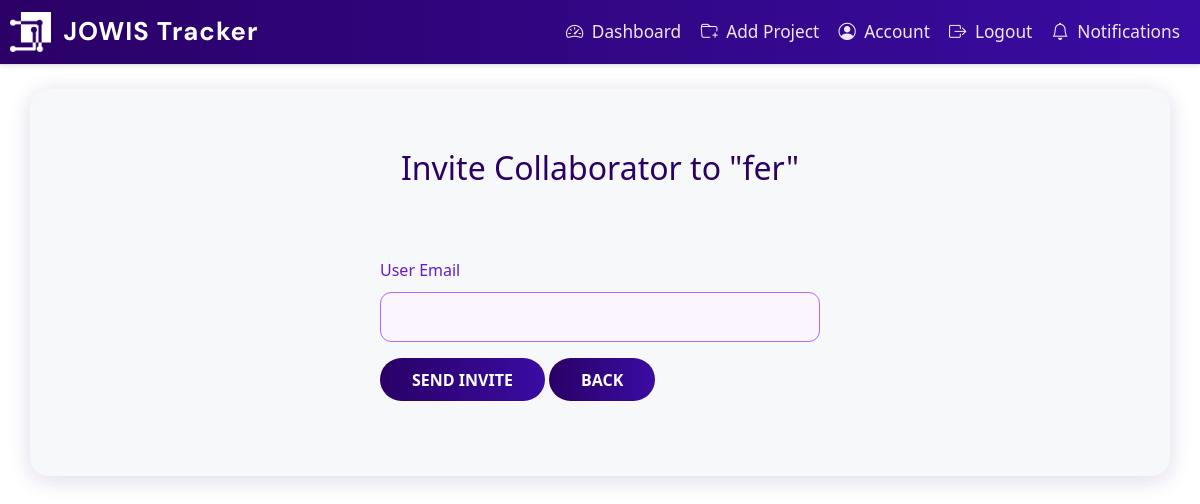
/project/5/invite (signed in), run on an earlier commit of the app's database.
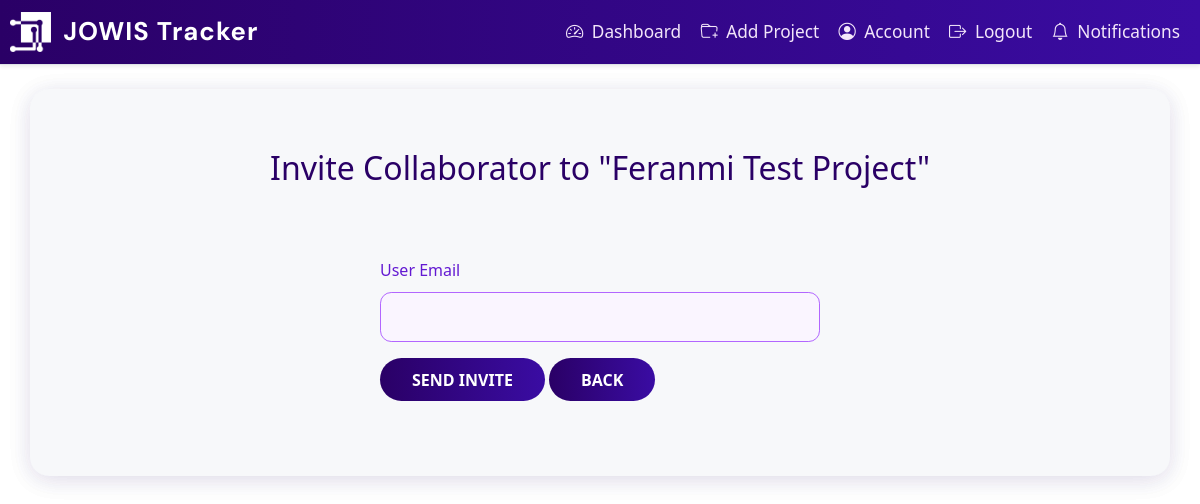
And on a later commit of the database.
### app/dbmodels.py (models this page shows, shortened)
class Project(db.Model):
    id = db.Column(db.Integer, primary_key=True)
    title = db.Column(db.String(150), nullable=False)
    description = db.Column(db.Text, nullable=False)
    tasks = db.relationship("Task", backref="project", cascade="all, delete-orphan", passive_deletes=True)
    milestones = db.relationship("Milestone", backref="project", cascade="all, delete-orphan", passive_deletes=True)
    deadline = db.Column(db.DateTime, nullable=False, default = datetime.now(timezone.utc)) # default to current time in UTC
    status = db.Column(db.String(20), nullable=False, default="Pending")
    comment = db.Column(db.Text, nullable=True)
    users = db.relationship(
        'User',
        secondary=project_users,
        back_populates='projects'
    )

### app/routes.py (the view, shortened to what this page needs)
@main.route('/project/<int:project_id>/invite', methods=['GET', 'POST'])
@login_required
def invite_user(project_id):
    project = Project.query.get_or_404(project_id)
    return render_template('invite_user.html', project=project)

### app/__init__.py (called while the page is built)
def create_app():
    app= Flask(__name__)
    app.config.from_object("config.Config") # load app config from config.py
    db.init_app(app)
    migrate.init_app(app, db)
    login_manager.init_app(app)
    mail.init_app(app)
    scheduler.init_app(app)
    scheduler.start()
    from . import jobs  # <-- Import jobs to register them
    from .admin import init_admin
    init_admin(app)
    login_manager.login_view = "main.login"
    login_manager.login_message_category ="info"
    from .dbmodels import User
    @login_manager.user_loader
    def load_user(user_id):
        return User.query.get(int(user_id))
    from .routes import main
    app.register_blueprint(main)
    return app

### app/templates/invite_user.html
{% extends "base.html" %}
{% block content %}
<div class="container mt-4">
  <h2>Invite Collaborator to "{{ project.title }}"</h2>
  <form method="POST">
    <div class="mb-3">
      <label for="email" class="form-label">User Email</label>
      <input type="email" name="email" class="form-control" required>
    </div>
    <button type="submit" class="btn btn-primary">Send Invite</button>
    <a href="{{ url_for('main.project_detail', project_id=project.id) }}" class="btn btn-secondary">Back</a>
  </form>
</div>
{% endblock %}

What changed in the data, as far as the page shows it:
changed Project: title "fer" → "Feranmi Test Project"
